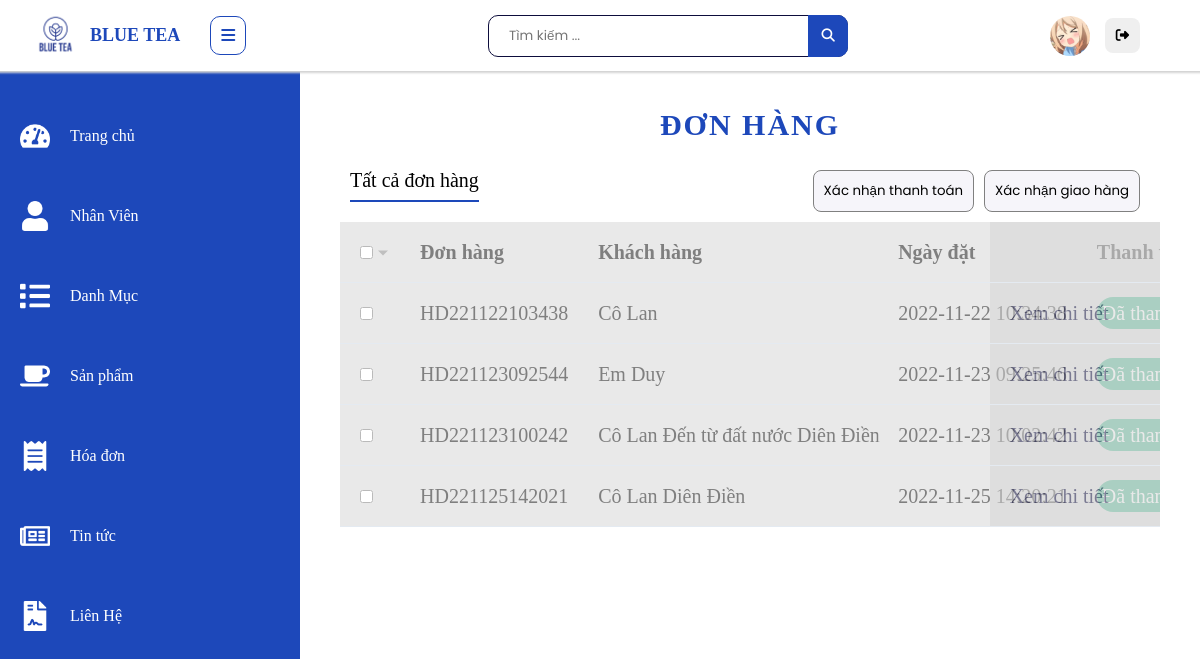
Page /admin/hoa-don/index.php (signed in) on the committed database.
### tables this page shows
CREATE TABLE `don_hang` (
  `ma_donhang` varchar(30) NOT NULL,
  `ten_kh` varchar(100) NOT NULL,
  `gioi_tinh` tinyint(1) NOT NULL,
  `dia_chi` varchar(200) NOT NULL,
  `so_dt` varchar(11) NOT NULL,
  `tg_dat` datetime NOT NULL,
  `tg_giao` datetime DEFAULT NULL,
  `tinh_trang_tt` tinyint(1) DEFAULT NULL,
  `tinh_trang_giaohang` tinyint(1) DEFAULT NULL,
  `tong_tien` int(11) NOT NULL
);

### admin/hoa-don/index.php (the view, shortened to what this page needs)
<?php
function adminContent()
{
    include("../../block/connection.php");
    echo '<div class="container hd" >
        <form action="" method="post">
            <h3 class="admin-product--title size-title">Đơn hàng</h3>
            <div class="receipt-comand">
                <div class="receipt-comand--title">Tất cả đơn hàng</div>
                <div class="comand--btn">
                    <button type="submit" name="tt">Xác nhận thanh toán</button>
                    <button type="submit" name="gh">Xác nhận giao hàng</button>
                </div>
            </div>
            <div class="table-overflow">
            <table class="receipt-table" >
                <tr class="receipt-title">
                    <td><input type="checkbox" class="check-all" /></td>
                    <td>Đơn hàng</td>
                    <td>Khách hàng</td>
                    <td>Ngày đặt</td>
                    <td>Thanh toán</td>
                    <td>Giao hàng</td>
                    <td>Tổng tiền</td>
                    <td></td>
                </tr>
                ';
                $rowPerPage = 12;
                $offset = ($_GET['page']-1)* $rowPerPage;
                $query = "SELECT `ma_donhang`, `ten_kh`, `tg_dat`, `tinh_trang_tt`, `tinh_trang_giaohang`, `tong_tien` FROM `don_hang` LIMIT $offset, $rowPerPage";
                $result =  mysqli_query($conn, $query);
                if($result){
                    if(mysqli_num_rows($result) != 0)
                    {
                        while($row = mysqli_fetch_array($result))
                        {
                            echo "<tr>";
                            echo  '<td><input type="checkbox" class="check-hd" name="ma_hd[]" value="'.$row["ma_donhang"].'"></td>';
                            echo "<td>$row[ma_donhang]</td>";
                            echo "<td>$row[ten_kh]</td>";
                            echo "<td>$row[tg_dat]</td>";
                            echo "<td>";
                            if($row["tinh_trang_tt"] == 1)
                                echo '<span class="paid">Đã thanh toán</span>';
                            else echo '<span class="un-paid">Chưa thanh toán</span>';
                            echo "</td>";
                            echo "<td><a href='./chi-tiet-hoa-don.php?mahd=".$row["ma_donhang"]."' class='receipt-link'>Xem chi tiết</a></td>";
                            echo "</tr>";
                        }
                    }
                }
                echo '
            </table>
            </div>
        </form>
    </div>';
}
include("../../block/admin-block.php");
?>

### assets/css/stucture.css (style rules this page uses)
.container { max-width: 1250px; margin: 0 auto; padding: 30px 40px 40px 40px; }

### assets/css/footer.css (style rules this page uses)
* { margin: 0; padding: 0; box-sizing: border-box; font-family: "Poppins", sans-serif; }

### assets/css/admin.css (style rules this page uses)
body { position: relative; }

### assets/css/mai-thi.css (style rules this page uses)
:root { --bg1:#9b59b6; --bg2:#3498db; --bg :#D7E1EC; }
* { margin: 0; padding: 0; }

### assets/css/contact.css (style rules this page uses)
* { margin: 0; padding: 0; box-sizing: border-box; font-family: "Poppins", sans-serif; }

### assets/css/cart.css (style rules this page uses)
.container { position: relative; }

### assets/css/admin_product.css (style rules this page uses)
.admin-product--title { text-align: center; color: #1d48ba; margin-bottom: 0; }

### assets/css/hoa-don.css (style rules this page uses)
.size-title { font-size: 30px; text-transform: uppercase; font-weight: bold; letter-spacing: 2px; margin: 0 20px 20px; }
.receipt-table { width: 100%; }
.receipt-table tr { border-bottom: 1px solid #e4eaf1; }
.receipt-table td { padding: 20px 10px 20px 20px; white-space: nowrap; }
.receipt-table td:first-child { width: 60px; min-width: 60px; max-width: 60px; }
.receipt-table td:last-child { width: 170px; min-width: 170px; max-width: 170px; }
.receipt-table td:nth-child(3) { width: 300px; min-width: 300px; max-width: 300px; }
.receipt-table input[type="checkbox"] { cursor: pointer; position: relative; }
.receipt-title input[type="checkbox"] { border: 1px solid gray; }
.receipt-title input[type="checkbox"]:after { content: ""; position: absolute; width: 0px; height: 0px; top: 50%; left: 140%; transform: translateY(-50%); border-left: 5px solid transparent; border-right: 5px solid transparent; border-top: 5px solid grey; }
.receipt-title { font-weight: bold; }
.paid { padding: 5px; background: #059862; color: white; border-radius: 20px; }
.table-overflow { overflow: auto; }
.receipt-comand--title { margin-bottom: 10px; padding-bottom: 10px; display: inline-block; border-bottom: 2px solid #1d49ba; }
.receipt-comand { display: flex; justify-content: space-between; align-items: center; padding: 10px; }
.comand--btn { display: flex; justify-content: flex-end; }
.comand--btn > button { padding: 10px; border: 1px solid gray; border-radius: 8px; cursor: pointer; background-color: #F6F5FA; position: relative; margin-right: 10px; }
.receipt-table td:first-child { position: sticky; left: 0; background-color: white; }
.receipt-table td:nth-child(2) { width: 150px; position: sticky; left: 60px; background-color: white; }
.receipt-table td:last-child { width: 150px; position: sticky; right: 0; background-color: white; }
@media screen and (max-width: 1279px) { .admin-content.isactive .receipt-table td { background-color: lightgray; opacity: 0.5; } }
.hd { max-width: unset; font-size: 20px; }
.receipt-link { color: #0d0d3c; }

### rows in the picture
don_hang: ma_donhang "HD221122103438", ten_kh "Cô Lan", tg_dat "2022-11-22 10:34:38", tinh_trang_tt "Đã…"
don_hang: ma_donhang "HD221123092544", ten_kh "Em Duy", tg_dat "2022-11-23 09:25:46", tinh_trang_tt "Đã…"
don_hang: ma_donhang "HD221123100242", ten_kh "Cô Lan Đến từ đất nước Diên Điền", tg_dat "2022-11-23 10:02:42", tinh_trang_tt "Đã…"
don_hang: ma_donhang "HD221125142021", ten_kh "Cô Lan Diên Điền", tg_dat "2022-11-25 14:20:21", tinh_trang_tt "Đã…"
